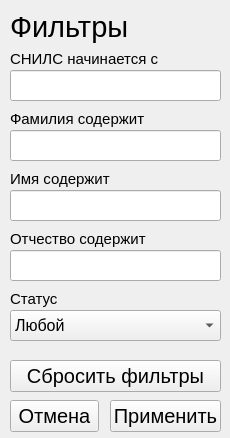
<?xml version="1.0" encoding="UTF-8"?>
<ui version="4.0">
 <class>Form</class>
 <widget class="QWidget" name="Form">
  <property name="geometry">
   <rect>
    <x>0</x>
    <y>0</y>
    <width>230</width>
    <height>438</height>
   </rect>
  </property>
  <property name="windowTitle">
   <string>Фильтры</string>
  </property>
  <property name="windowIcon">
   <iconset resource="../pdricons.qrc">
    <normaloff>:/icons/Archivist/icon.ico</normaloff>:/icons/Archivist/icon.ico</iconset>
  </property>
  <widget class="QLabel" name="label">
   <property name="geometry">
    <rect>
     <x>10</x>
     <y>10</y>
     <width>121</width>
     <height>35</height>
    </rect>
   </property>
   <property name="text">
    <string>&lt;html&gt;&lt;head/&gt;&lt;body&gt;&lt;p&gt;&lt;span style=&quot; font-size:22pt;&quot;&gt;Фильтры&lt;/span&gt;&lt;/p&gt;&lt;/body&gt;&lt;/html&gt;</string>
   </property>
  </widget>
  <widget class="QLabel" name="label_3">
   <property name="geometry">
    <rect>
     <x>10</x>
     <y>50</y>
     <width>211</width>
     <height>18</height>
    </rect>
   </property>
   <property name="font">
    <font>
     <pointsize>11</pointsize>
    </font>
   </property>
   <property name="text">
    <string>СНИЛС начинается с</string>
   </property>
  </widget>
  <widget class="QLineEdit" name="lineEdit">
   <property name="geometry">
    <rect>
     <x>10</x>
     <y>70</y>
     <width>211</width>
     <height>31</height>
    </rect>
   </property>
   <property name="font">
    <font>
     <pointsize>12</pointsize>
    </font>
   </property>
   <property name="text">
    <string/>
   </property>
   <property name="readOnly">
    <bool>false</bool>
   </property>
  </widget>
  <widget class="QLineEdit" name="lineEdit_2">
   <property name="geometry">
    <rect>
     <x>10</x>
     <y>130</y>
     <width>211</width>
     <height>31</height>
    </rect>
   </property>
   <property name="font">
    <font>
     <pointsize>12</pointsize>
    </font>
   </property>
   <property name="text">
    <string/>
   </property>
   <property name="readOnly">
    <bool>false</bool>
   </property>
  </widget>
  <widget class="QLabel" name="label_4">
   <property name="geometry">
    <rect>
     <x>10</x>
     <y>110</y>
     <width>211</width>
     <height>18</height>
    </rect>
   </property>
   <property name="font">
    <font>
     <pointsize>11</pointsize>
    </font>
   </property>
   <property name="text">
    <string>Фамилия содержит</string>
   </property>
  </widget>
  <widget class="QLineEdit" name="lineEdit_3">
   <property name="geometry">
    <rect>
     <x>10</x>
     <y>190</y>
     <width>211</width>
     <height>31</height>
    </rect>
   </property>
   <property name="font">
    <font>
     <pointsize>12</pointsize>
    </font>
   </property>
   <property name="text">
    <string/>
   </property>
   <property name="readOnly">
    <bool>false</bool>
   </property>
  </widget>
  <widget class="QLabel" name="label_5">
   <property name="geometry">
    <rect>
     <x>10</x>
     <y>170</y>
     <width>211</width>
     <height>18</height>
    </rect>
   </property>
   <property name="font">
    <font>
     <pointsize>11</pointsize>
    </font>
   </property>
   <property name="text">
    <string>Имя содержит</string>
   </property>
  </widget>
  <widget class="QLineEdit" name="lineEdit_4">
   <property name="geometry">
    <rect>
     <x>10</x>
     <y>250</y>
     <width>211</width>
     <height>31</height>
    </rect>
   </property>
   <property name="font">
    <font>
     <pointsize>12</pointsize>
    </font>
   </property>
   <property name="text">
    <string/>
   </property>
   <property name="readOnly">
    <bool>false</bool>
   </property>
  </widget>
  <widget class="QLabel" name="label_6">
   <property name="geometry">
    <rect>
     <x>10</x>
     <y>230</y>
     <width>211</width>
     <height>18</height>
    </rect>
   </property>
   <property name="font">
    <font>
     <pointsize>11</pointsize>
    </font>
   </property>
   <property name="text">
    <string>Отчество содержит</string>
   </property>
  </widget>
  <widget class="QPushButton" name="pushButton_4">
   <property name="geometry">
    <rect>
     <x>10</x>
     <y>400</y>
     <width>89</width>
     <height>32</height>
    </rect>
   </property>
   <property name="font">
    <font>
     <pointsize>15</pointsize>
    </font>
   </property>
   <property name="text">
    <string>Отмена</string>
   </property>
  </widget>
  <widget class="QPushButton" name="pushButton_5">
   <property name="geometry">
    <rect>
     <x>110</x>
     <y>400</y>
     <width>111</width>
     <height>32</height>
    </rect>
   </property>
   <property name="font">
    <font>
     <pointsize>15</pointsize>
    </font>
   </property>
   <property name="text">
    <string>Применить</string>
   </property>
  </widget>
  <widget class="QPushButton" name="pushButton_6">
   <property name="geometry">
    <rect>
     <x>10</x>
     <y>360</y>
     <width>211</width>
     <height>32</height>
    </rect>
   </property>
   <property name="font">
    <font>
     <pointsize>15</pointsize>
    </font>
   </property>
   <property name="text">
    <string>Сбросить фильтры</string>
   </property>
  </widget>
  <widget class="QLabel" name="label_7">
   <property name="geometry">
    <rect>
     <x>10</x>
     <y>290</y>
     <width>211</width>
     <height>18</height>
    </rect>
   </property>
   <property name="font">
    <font>
     <pointsize>11</pointsize>
    </font>
   </property>
   <property name="text">
    <string>Статус</string>
   </property>
  </widget>
  <widget class="QComboBox" name="comboBox">
   <property name="geometry">
    <rect>
     <x>10</x>
     <y>310</y>
     <width>211</width>
     <height>31</height>
    </rect>
   </property>
   <property name="font">
    <font>
     <pointsize>12</pointsize>
    </font>
   </property>
   <item>
    <property name="text">
     <string>Любой</string>
    </property>
   </item>
   <item>
    <property name="text">
     <string>В архиве</string>
    </property>
   </item>
   <item>
    <property name="text">
     <string>В запросе</string>
    </property>
   </item>
  </widget>
 </widget>
 <resources>
  <include location="../pdricons.qrc"/>
 </resources>
 <connections/>
</ui>
